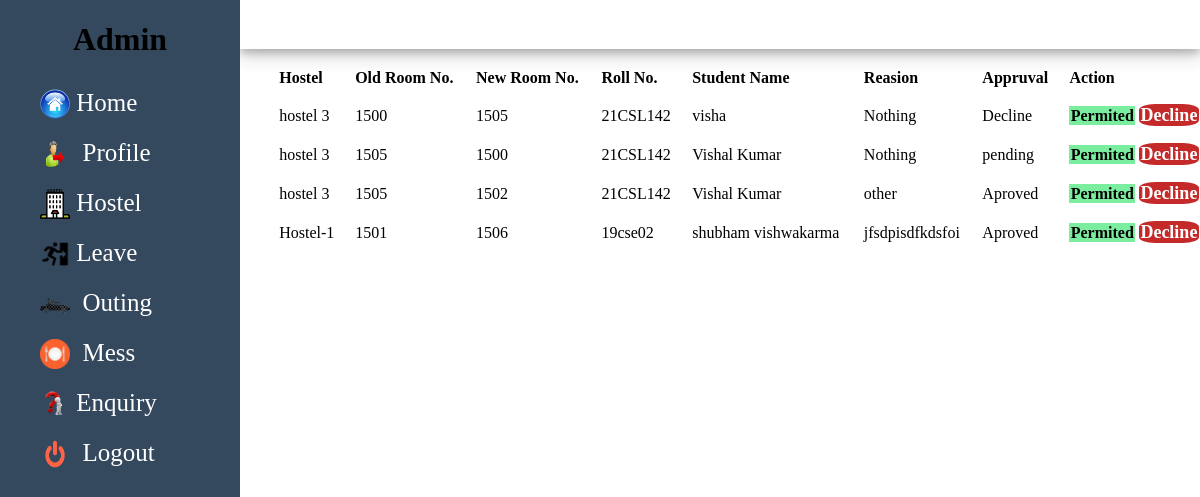
Screenshot of /room-change (signed in) with the database file from the repository.
### home/models.py (models this page shows, shortened)
class RoomChange(models.Model):
    roll_number = models.CharField(max_length=50)
    hostel = models.CharField(max_length=20)
    old_room_no = models.IntegerField()
    new_room_no = models.IntegerField()
    student_name = models.CharField(max_length=50)
    dept = models.CharField(max_length=50)
    reasion = models.CharField(max_length=50)
    status = models.CharField(max_length=20,default="pending")
    Aaa = models.CharField(max_length=50, null=True)
    Aab = models.CharField(max_length=50, null=True)

### home/views.py (the view)
# urls.py: path('room-change', views.room_change, name='room-change' ),
def room_change(request):
    if request.user.is_anonymous:
        return redirect('/login')
    else:
        em = request.user.email
        if em == 'Null@gmail.com':
            username = request.user.username
            room_change_en = RoomChange.objects.all()
            room_change_en = {'room_change_en':room_change_en}
            return render(request, 'room-change.html', room_change_en)
        else:
            return redirect('/student-index')

### templates/room-change.html
{% extends "side-menu.html" %}
{% block body %}
<div class="main">
    <div class="row">
    </div>
    <div class="row1">
    <table class="tbl-room-change">
                <tr>
                    <th>Hostel</th>
                    <th>Old Room No.</th>
                    <th>New Room No.</th>
                    <th>Roll No.</th>
                    <th>Student Name</th>
                    <th>Reasion</th>
                    <th>Appruval</th>
                    <th>Action</th>
                </tr>
                {% for i in room_change_en %}
                <tr>
                  <td>{{ i.hostel }}</td>
                   <td>{{ i.old_room_no }}</td>
                   <td>{{ i.new_room_no }}</td>
                   <td>{{ i.roll_number }}</td>
                   <td>{{ i.student_name }}</td>
                   <td> {{ i.reasion }}</td>
                   <td> {{ i.status }}</td>
                  <td>
                 <a href ="{% url 'room-change-accept' i.id %}" class ="btn-secondry">Permited</a>
                 <a href ="{% url 'room-change-decline' i.id %}" class ="btn-danger">Decline</a>
                 </td>
                </tr>
                {% endfor %}
    </table>
    </div>
</div>
{% endblock body %}

### static/css/style.css (style rules this page uses)
* { margin: 0; padding: 0; box-sizing: border-box; }
body { min-height: 100vh; }
a { text-decoration: none; color: white; }
table { padding: 10px; margin-left: 7%; }
.tbl-room-change { padding: 10px; margin-left: 2%; width: 100%; }
th, td { text-align: left; padding: 8px; }
.main { background: rgb(255, 255, 255); height: 100vh; width: 80%; margin-left: 20%; }
.row { background: rgb(255, 255, 255); height: 50px; width: 100%; margin-top: -19px; box-shadow: 0 4px 8px 0 rgba(0, 0, 0, 0.2), 0 6px 20px 0 rgba(0, 0, 0, 0.20); }
.btn-secondry { background-color: #7bed9f; padding: 1%; color: black; text-decoration: none; font-weight: bold; }
.btn-danger { background-color: #c52a2a; padding: 1%; font-size: 18px; color: white; text-decoration: none; border-radius: 27%; font-weight: bold; }

### rows the page displays
RoomChange: hostel "hostel 3", old_room_no "1500", new_room_no "1505", roll_number "21CSL142", student_name "visha", reasion "Nothing", status "Decline"
RoomChange: hostel "hostel 3", old_room_no "1505", new_room_no "1500", roll_number "21CSL142", student_name "Vishal Kumar", reasion "Nothing", status "pending"
RoomChange: hostel "hostel 3", old_room_no "1505", new_room_no "1502", roll_number "21CSL142", student_name "Vishal Kumar", reasion "other", status "Aproved"
RoomChange: hostel "Hostel-1", old_room_no "1501", new_room_no "1506", roll_number "19cse02", student_name "shubham vishwakarma", reasion "jfsdpisdfkdsfoi", status "Aproved"
